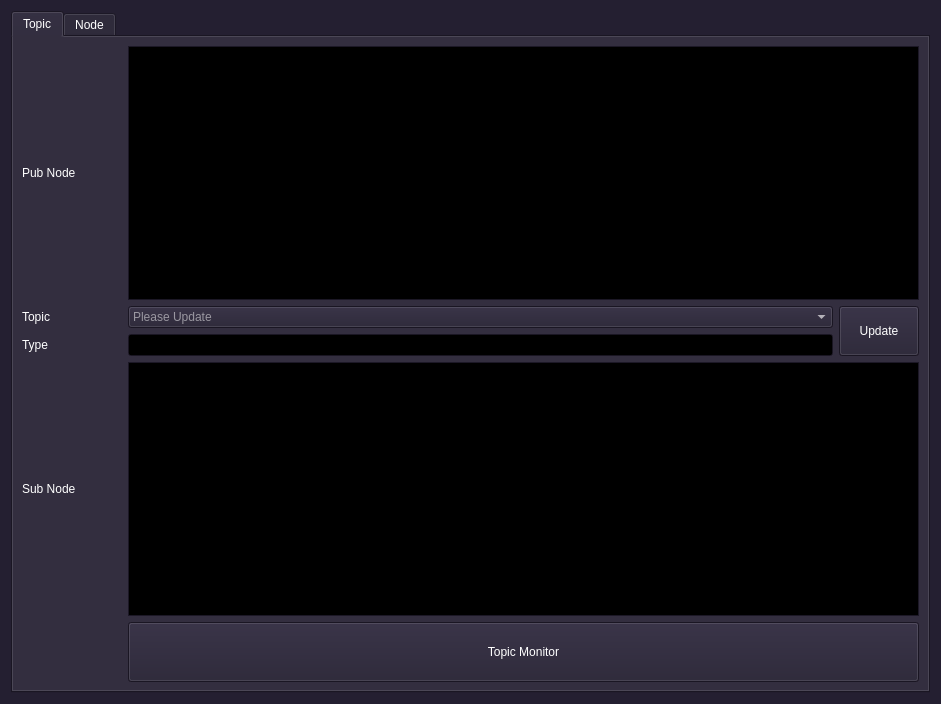
<?xml version="1.0" encoding="UTF-8"?>
<ui version="4.0">
 <class>widget</class>
 <widget class="QWidget" name="widget">
  <property name="geometry">
   <rect>
    <x>0</x>
    <y>0</y>
    <width>941</width>
    <height>704</height>
   </rect>
  </property>
  <property name="palette">
   <palette>
    <active>
     <colorrole role="WindowText">
      <brush brushstyle="SolidPattern">
       <color alpha="255">
        <red>255</red>
        <green>255</green>
        <blue>255</blue>
       </color>
      </brush>
     </colorrole>
     <colorrole role="Button">
      <brush brushstyle="SolidPattern">
       <color alpha="255">
        <red>36</red>
        <green>31</green>
        <blue>49</blue>
       </color>
      </brush>
     </colorrole>
     <colorrole role="Light">
      <brush brushstyle="SolidPattern">
       <color alpha="255">
        <red>0</red>
        <green>0</green>
        <blue>0</blue>
       </color>
      </brush>
     </colorrole>
     <colorrole role="Midlight">
      <brush brushstyle="SolidPattern">
       <color alpha="255">
        <red>0</red>
        <green>0</green>
        <blue>0</blue>
       </color>
      </brush>
     </colorrole>
     <colorrole role="Dark">
      <brush brushstyle="SolidPattern">
       <color alpha="255">
        <red>0</red>
        <green>0</green>
        <blue>0</blue>
       </color>
      </brush>
     </colorrole>
     <colorrole role="Mid">
      <brush brushstyle="SolidPattern">
       <color alpha="255">
        <red>0</red>
        <green>0</green>
        <blue>0</blue>
       </color>
      </brush>
     </colorrole>
     <colorrole role="Text">
      <brush brushstyle="SolidPattern">
       <color alpha="255">
        <red>255</red>
        <green>255</green>
        <blue>255</blue>
       </color>
      </brush>
     </colorrole>
     <colorrole role="BrightText">
      <brush brushstyle="SolidPattern">
       <color alpha="255">
        <red>255</red>
        <green>255</green>
        <blue>255</blue>
       </color>
      </brush>
     </colorrole>
     <colorrole role="ButtonText">
      <brush brushstyle="SolidPattern">
       <color alpha="255">
        <red>255</red>
        <green>255</green>
        <blue>255</blue>
       </color>
      </brush>
     </colorrole>
     <colorrole role="Base">
      <brush brushstyle="SolidPattern">
       <color alpha="255">
        <red>0</red>
        <green>0</green>
        <blue>0</blue>
       </color>
      </brush>
     </colorrole>
     <colorrole role="Window">
      <brush brushstyle="SolidPattern">
       <color alpha="255">
        <red>36</red>
        <green>31</green>
        <blue>49</blue>
       </color>
      </brush>
     </colorrole>
     <colorrole role="Shadow">
      <brush brushstyle="SolidPattern">
       <color alpha="255">
        <red>0</red>
        <green>0</green>
        <blue>0</blue>
       </color>
      </brush>
     </colorrole>
     <colorrole role="Highlight">
      <brush brushstyle="SolidPattern">
       <color alpha="255">
        <red>0</red>
        <green>0</green>
        <blue>255</blue>
       </color>
      </brush>
     </colorrole>
     <colorrole role="AlternateBase">
      <brush brushstyle="SolidPattern">
       <color alpha="255">
        <red>0</red>
        <green>0</green>
        <blue>0</blue>
       </color>
      </brush>
     </colorrole>
     <colorrole role="ToolTipBase">
      <brush brushstyle="SolidPattern">
       <color alpha="255">
        <red>255</red>
        <green>255</green>
        <blue>220</blue>
       </color>
      </brush>
     </colorrole>
     <colorrole role="ToolTipText">
      <brush brushstyle="SolidPattern">
       <color alpha="255">
        <red>0</red>
        <green>0</green>
        <blue>0</blue>
       </color>
      </brush>
     </colorrole>
     <colorrole role="PlaceholderText">
      <brush brushstyle="SolidPattern">
       <color alpha="128">
        <red>255</red>
        <green>255</green>
        <blue>255</blue>
       </color>
      </brush>
     </colorrole>
    </active>
    <inactive>
     <colorrole role="WindowText">
      <brush brushstyle="SolidPattern">
       <color alpha="255">
        <red>255</red>
        <green>255</green>
        <blue>255</blue>
       </color>
      </brush>
     </colorrole>
     <colorrole role="Button">
      <brush brushstyle="SolidPattern">
       <color alpha="255">
        <red>36</red>
        <green>31</green>
        <blue>49</blue>
       </color>
      </brush>
     </colorrole>
     <colorrole role="Light">
      <brush brushstyle="SolidPattern">
       <color alpha="255">
        <red>0</red>
        <green>0</green>
        <blue>0</blue>
       </color>
      </brush>
     </colorrole>
     <colorrole role="Midlight">
      <brush brushstyle="SolidPattern">
       <color alpha="255">
        <red>0</red>
        <green>0</green>
        <blue>0</blue>
       </color>
      </brush>
     </colorrole>
     <colorrole role="Dark">
      <brush brushstyle="SolidPattern">
       <color alpha="255">
        <red>0</red>
        <green>0</green>
        <blue>0</blue>
       </color>
      </brush>
     </colorrole>
     <colorrole role="Mid">
      <brush brushstyle="SolidPattern">
       <color alpha="255">
        <red>0</red>
        <green>0</green>
        <blue>0</blue>
       </color>
      </brush>
     </colorrole>
     <colorrole role="Text">
      <brush brushstyle="SolidPattern">
       <color alpha="255">
        <red>255</red>
        <green>255</green>
        <blue>255</blue>
       </color>
      </brush>
     </colorrole>
     <colorrole role="BrightText">
      <brush brushstyle="SolidPattern">
       <color alpha="255">
        <red>255</red>
        <green>255</green>
        <blue>255</blue>
       </color>
      </brush>
     </colorrole>
     <colorrole role="ButtonText">
      <brush brushstyle="SolidPattern">
       <color alpha="255">
        <red>255</red>
        <green>255</green>
        <blue>255</blue>
       </color>
      </brush>
     </colorrole>
     <colorrole role="Base">
      <brush brushstyle="SolidPattern">
       <color alpha="255">
        <red>0</red>
        <green>0</green>
        <blue>0</blue>
       </color>
      </brush>
     </colorrole>
     <colorrole role="Window">
      <brush brushstyle="SolidPattern">
       <color alpha="255">
        <red>36</red>
        <green>31</green>
        <blue>49</blue>
       </color>
      </brush>
     </colorrole>
     <colorrole role="Shadow">
      <brush brushstyle="SolidPattern">
       <color alpha="255">
        <red>0</red>
        <green>0</green>
        <blue>0</blue>
       </color>
      </brush>
     </colorrole>
     <colorrole role="Highlight">
      <brush brushstyle="SolidPattern">
       <color alpha="255">
        <red>0</red>
        <green>0</green>
        <blue>255</blue>
       </color>
      </brush>
     </colorrole>
     <colorrole role="AlternateBase">
      <brush brushstyle="SolidPattern">
       <color alpha="255">
        <red>0</red>
        <green>0</green>
        <blue>0</blue>
       </color>
      </brush>
     </colorrole>
     <colorrole role="ToolTipBase">
      <brush brushstyle="SolidPattern">
       <color alpha="255">
        <red>255</red>
        <green>255</green>
        <blue>220</blue>
       </color>
      </brush>
     </colorrole>
     <colorrole role="ToolTipText">
      <brush brushstyle="SolidPattern">
       <color alpha="255">
        <red>0</red>
        <green>0</green>
        <blue>0</blue>
       </color>
      </brush>
     </colorrole>
     <colorrole role="PlaceholderText">
      <brush brushstyle="SolidPattern">
       <color alpha="128">
        <red>255</red>
        <green>255</green>
        <blue>255</blue>
       </color>
      </brush>
     </colorrole>
    </inactive>
    <disabled>
     <colorrole role="WindowText">
      <brush brushstyle="SolidPattern">
       <color alpha="255">
        <red>94</red>
        <green>92</green>
        <blue>100</blue>
       </color>
      </brush>
     </colorrole>
     <colorrole role="Button">
      <brush brushstyle="SolidPattern">
       <color alpha="255">
        <red>36</red>
        <green>31</green>
        <blue>49</blue>
       </color>
      </brush>
     </colorrole>
     <colorrole role="Light">
      <brush brushstyle="SolidPattern">
       <color alpha="255">
        <red>0</red>
        <green>0</green>
        <blue>0</blue>
       </color>
      </brush>
     </colorrole>
     <colorrole role="Midlight">
      <brush brushstyle="SolidPattern">
       <color alpha="255">
        <red>0</red>
        <green>0</green>
        <blue>0</blue>
       </color>
      </brush>
     </colorrole>
     <colorrole role="Dark">
      <brush brushstyle="SolidPattern">
       <color alpha="255">
        <red>0</red>
        <green>0</green>
        <blue>0</blue>
       </color>
      </brush>
     </colorrole>
     <colorrole role="Mid">
      <brush brushstyle="SolidPattern">
       <color alpha="255">
        <red>0</red>
        <green>0</green>
        <blue>0</blue>
       </color>
      </brush>
     </colorrole>
     <colorrole role="Text">
      <brush brushstyle="SolidPattern">
       <color alpha="255">
        <red>94</red>
        <green>92</green>
        <blue>100</blue>
       </color>
      </brush>
     </colorrole>
     <colorrole role="BrightText">
      <brush brushstyle="SolidPattern">
       <color alpha="255">
        <red>255</red>
        <green>255</green>
        <blue>255</blue>
       </color>
      </brush>
     </colorrole>
     <colorrole role="ButtonText">
      <brush brushstyle="SolidPattern">
       <color alpha="255">
        <red>94</red>
        <green>92</green>
        <blue>100</blue>
       </color>
      </brush>
     </colorrole>
     <colorrole role="Base">
      <brush brushstyle="SolidPattern">
       <color alpha="255">
        <red>36</red>
        <green>31</green>
        <blue>49</blue>
       </color>
      </brush>
     </colorrole>
     <colorrole role="Window">
      <brush brushstyle="SolidPattern">
       <color alpha="255">
        <red>36</red>
        <green>31</green>
        <blue>49</blue>
       </color>
      </brush>
     </colorrole>
     <colorrole role="Shadow">
      <brush brushstyle="SolidPattern">
       <color alpha="255">
        <red>0</red>
        <green>0</green>
        <blue>0</blue>
       </color>
      </brush>
     </colorrole>
     <colorrole role="Highlight">
      <brush brushstyle="SolidPattern">
       <color alpha="255">
        <red>145</red>
        <green>145</green>
        <blue>145</blue>
       </color>
      </brush>
     </colorrole>
     <colorrole role="AlternateBase">
      <brush brushstyle="SolidPattern">
       <color alpha="255">
        <red>0</red>
        <green>0</green>
        <blue>0</blue>
       </color>
      </brush>
     </colorrole>
     <colorrole role="ToolTipBase">
      <brush brushstyle="SolidPattern">
       <color alpha="255">
        <red>255</red>
        <green>255</green>
        <blue>220</blue>
       </color>
      </brush>
     </colorrole>
     <colorrole role="ToolTipText">
      <brush brushstyle="SolidPattern">
       <color alpha="255">
        <red>0</red>
        <green>0</green>
        <blue>0</blue>
       </color>
      </brush>
     </colorrole>
     <colorrole role="PlaceholderText">
      <brush brushstyle="SolidPattern">
       <color alpha="128">
        <red>255</red>
        <green>255</green>
        <blue>255</blue>
       </color>
      </brush>
     </colorrole>
    </disabled>
   </palette>
  </property>
  <property name="acceptDrops">
   <bool>true</bool>
  </property>
  <property name="windowTitle">
   <string>Debugger</string>
  </property>
  <layout class="QVBoxLayout" name="verticalLayout">
   <item>
    <widget class="QTabWidget" name="tabWidget">
     <property name="currentIndex">
      <number>0</number>
     </property>
     <widget class="QWidget" name="tab">
      <attribute name="title">
       <string>Topic</string>
      </attribute>
      <layout class="QGridLayout" name="gridLayout">
       <item row="2" column="1">
        <widget class="QComboBox" name="cb_topic">
         <property name="placeholderText">
          <string>Please Update</string>
         </property>
        </widget>
       </item>
       <item row="3" column="1">
        <widget class="QLineEdit" name="le_type"/>
       </item>
       <item row="3" column="0">
        <widget class="QLabel" name="label_7">
         <property name="text">
          <string>Type</string>
         </property>
        </widget>
       </item>
       <item row="2" column="0">
        <widget class="QLabel" name="label_3">
         <property name="text">
          <string>Topic</string>
         </property>
        </widget>
       </item>
       <item row="0" column="0">
        <widget class="QLabel" name="label_2">
         <property name="minimumSize">
          <size>
           <width>100</width>
           <height>0</height>
          </size>
         </property>
         <property name="text">
          <string>Pub Node</string>
         </property>
        </widget>
       </item>
       <item row="5" column="0">
        <widget class="QLabel" name="label">
         <property name="text">
          <string>Sub Node</string>
         </property>
        </widget>
       </item>
       <item row="0" column="1" colspan="2">
        <widget class="QListWidget" name="lw_pubnode"/>
       </item>
       <item row="5" column="1" colspan="2">
        <widget class="QListWidget" name="lw_subnode"/>
       </item>
       <item row="6" column="1" colspan="2">
        <widget class="QPushButton" name="pb_monitor">
         <property name="minimumSize">
          <size>
           <width>140</width>
           <height>60</height>
          </size>
         </property>
         <property name="text">
          <string>Topic Monitor</string>
         </property>
        </widget>
       </item>
       <item row="2" column="2" rowspan="2">
        <widget class="QPushButton" name="pb_update">
         <property name="minimumSize">
          <size>
           <width>80</width>
           <height>50</height>
          </size>
         </property>
         <property name="text">
          <string>Update</string>
         </property>
        </widget>
       </item>
      </layout>
     </widget>
     <widget class="QWidget" name="tab_2">
      <attribute name="title">
       <string>Node</string>
      </attribute>
      <layout class="QGridLayout" name="gridLayout_2">
       <item row="1" column="1">
        <widget class="QComboBox" name="cb_node">
         <property name="placeholderText">
          <string>Please Update</string>
         </property>
        </widget>
       </item>
       <item row="2" column="0">
        <widget class="QLabel" name="label_4">
         <property name="text">
          <string>Pub Topic</string>
         </property>
        </widget>
       </item>
       <item row="1" column="0">
        <widget class="QLabel" name="label_5">
         <property name="text">
          <string>Node</string>
         </property>
        </widget>
       </item>
       <item row="0" column="0">
        <widget class="QLabel" name="label_6">
         <property name="minimumSize">
          <size>
           <width>100</width>
           <height>0</height>
          </size>
         </property>
         <property name="maximumSize">
          <size>
           <width>100</width>
           <height>16777215</height>
          </size>
         </property>
         <property name="text">
          <string>Sub Topic</string>
         </property>
        </widget>
       </item>
       <item row="2" column="1" colspan="2">
        <widget class="QListWidget" name="lw_pubtopic"/>
       </item>
       <item row="0" column="1" colspan="2">
        <widget class="QListWidget" name="lw_subtopic"/>
       </item>
       <item row="1" column="2">
        <widget class="QPushButton" name="pb_update_2">
         <property name="minimumSize">
          <size>
           <width>80</width>
           <height>50</height>
          </size>
         </property>
         <property name="maximumSize">
          <size>
           <width>80</width>
           <height>16777215</height>
          </size>
         </property>
         <property name="text">
          <string>Update</string>
         </property>
        </widget>
       </item>
      </layout>
     </widget>
    </widget>
   </item>
  </layout>
 </widget>
 <resources/>
 <connections/>
</ui>
